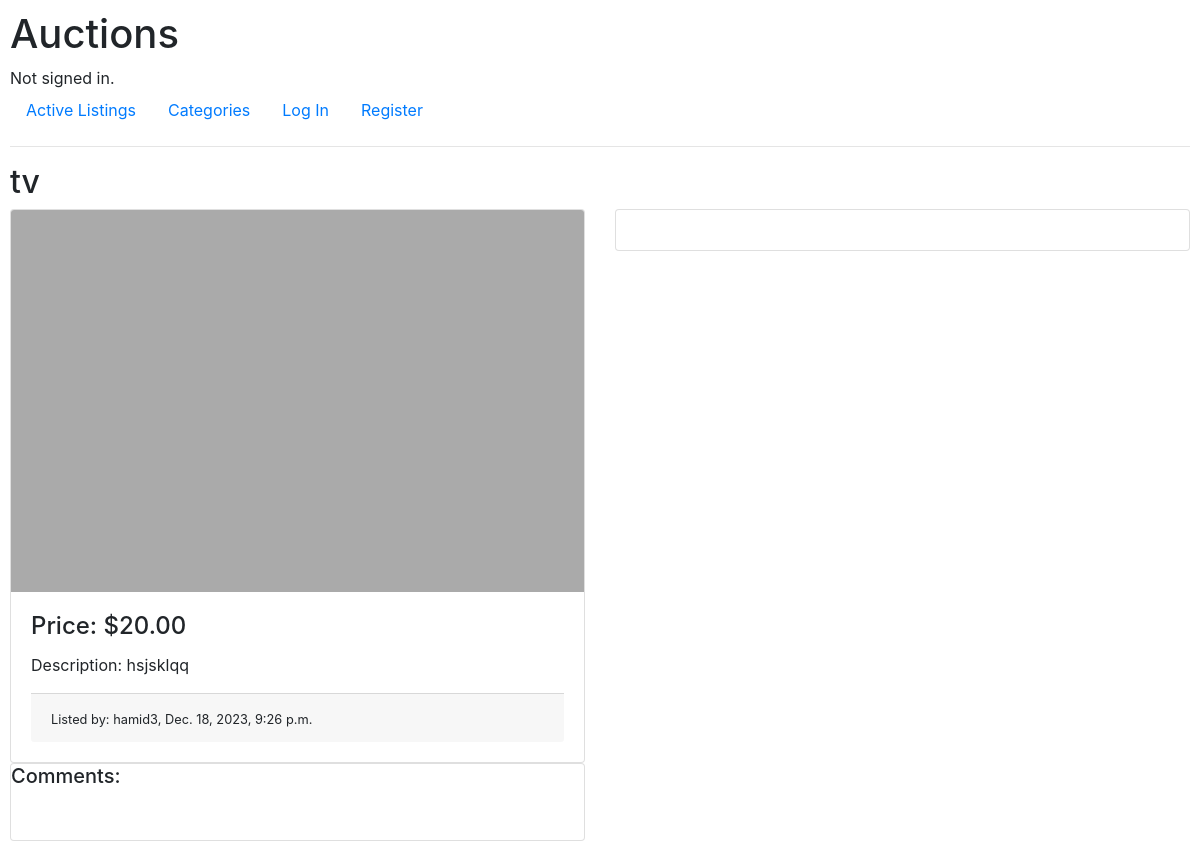
Before: /17 with the older database file.
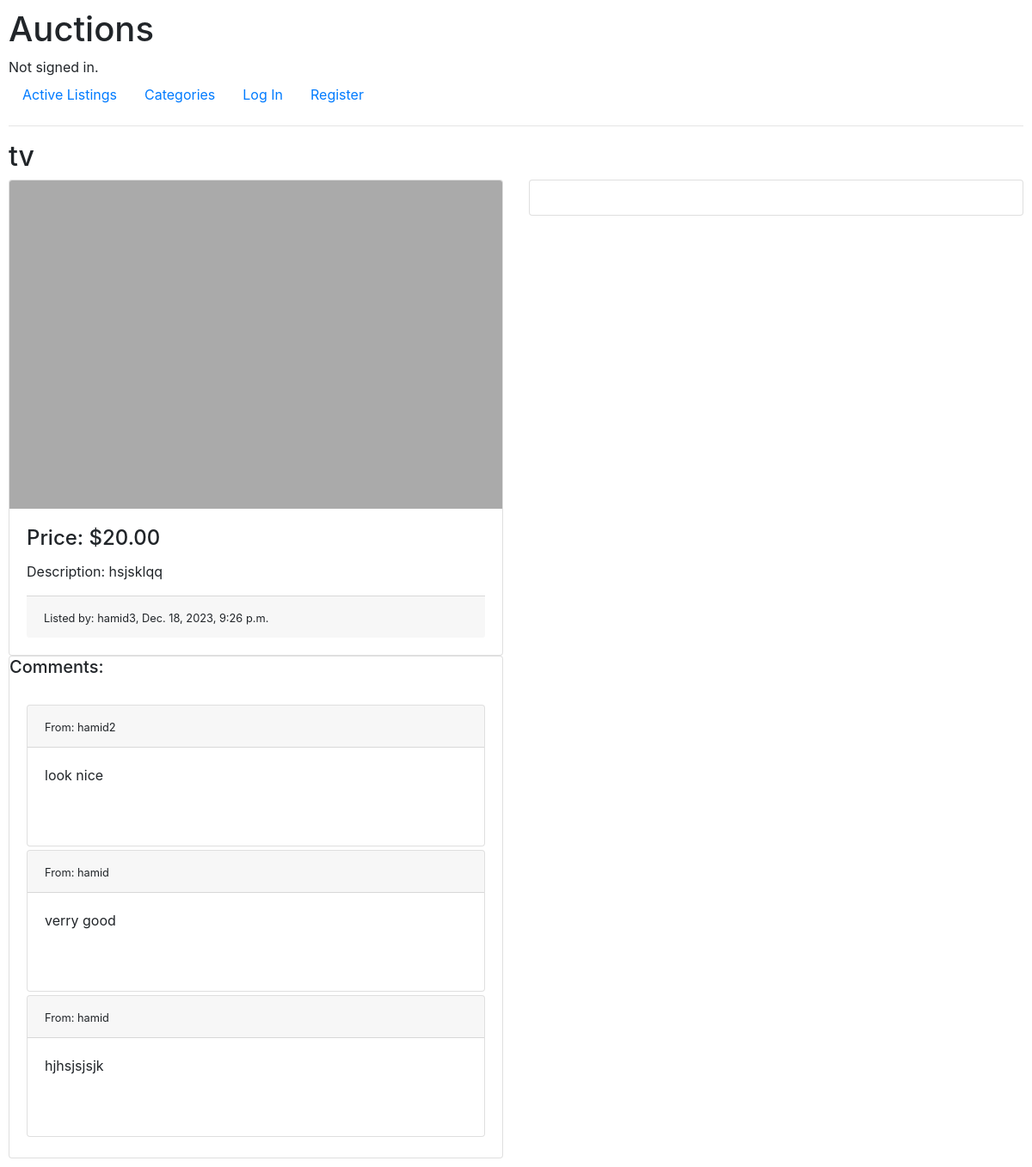
After: the same page with the newer database file.
### auctions/models.py (models this page shows)
class Comment(models.Model):
    text = models.TextField()
    user = models.ForeignKey(User, on_delete=models.CASCADE)
    product = models.ForeignKey(Listing, on_delete=models.CASCADE)

class User(AbstractUser):
    pass

### auctions/views.py (the view, shortened to what this page needs)
# urls.py: path("<int:listing_id>", views.listing, name="listing"),
def listing(request, listing_id):
    prd = Listing.objects.get(pk=listing_id)
    lst = Listing.objects.get(id=listing_id)
    cmt=Comment.objects.filter(product=prd)
    if request.user.is_authenticated:
        if Watchlist.objects.filter(product=prd, user=request.user):
            is_w = True
        else:
            is_w = False
    else:
        return render(request, "auctions/listing.html", {
            "comment": cmt,
            "listing": lst,
        })

### auctions/templates/auctions/listing.html (shortened to what this page needs)
{% extends "auctions/layout.html" %}
{% block body %}
<h2>{{ listing.product_name }}</h2>
<div class="row row-cols-1 row-cols-md-2 g-4">
   <div class="col">
      <div class="card">
         <img src="{{ listing.product_image}}" class="card-img-top" alt="No image listed">
         <div class="card-body">
            <h4 class="card-title">Price: ${{ listing.price }}</h4>
            <p class="card-text">Description: {{ listing.description }}</p>
            <div class="card-footer">
               <small class="text-body-secondary">Listed by: {{ listing.seller }}, {{ listing.date_created }}</small>
            </div>
         </div>
      </div>
   </div>
   <div class="col">
      <div class="card">
         <div class="card-body">
         </div>
      </div>
   </div>
   <div class="col">
      <div class="card">
         <h5 class="card-title">Comments:</h5>
         <div class="card-body">
            {% for cmt in comment %}
            <div class="card text-bg-dark mb-1" style="max-width: 100%;margin-bottom: 225px;">
               <div class="card-header"><small class="text-body-secondary">From: {{ cmt.user }}</small></div>
               <div class="card-body">
                 <p class="card-text" style="margin-bottom: 50px;">{{cmt.text}}</p>
               </div>
             </div>
            {% endfor %}
         </div>
      </div>
   </div>
</div>
{% endblock %}

Changed rows visible on the page:
added Comment: user "hamid2", text "look nice"
added Comment: user "hamid", text "verry good"
added Comment: user "hamid", text "hjhsjsjsjk"
